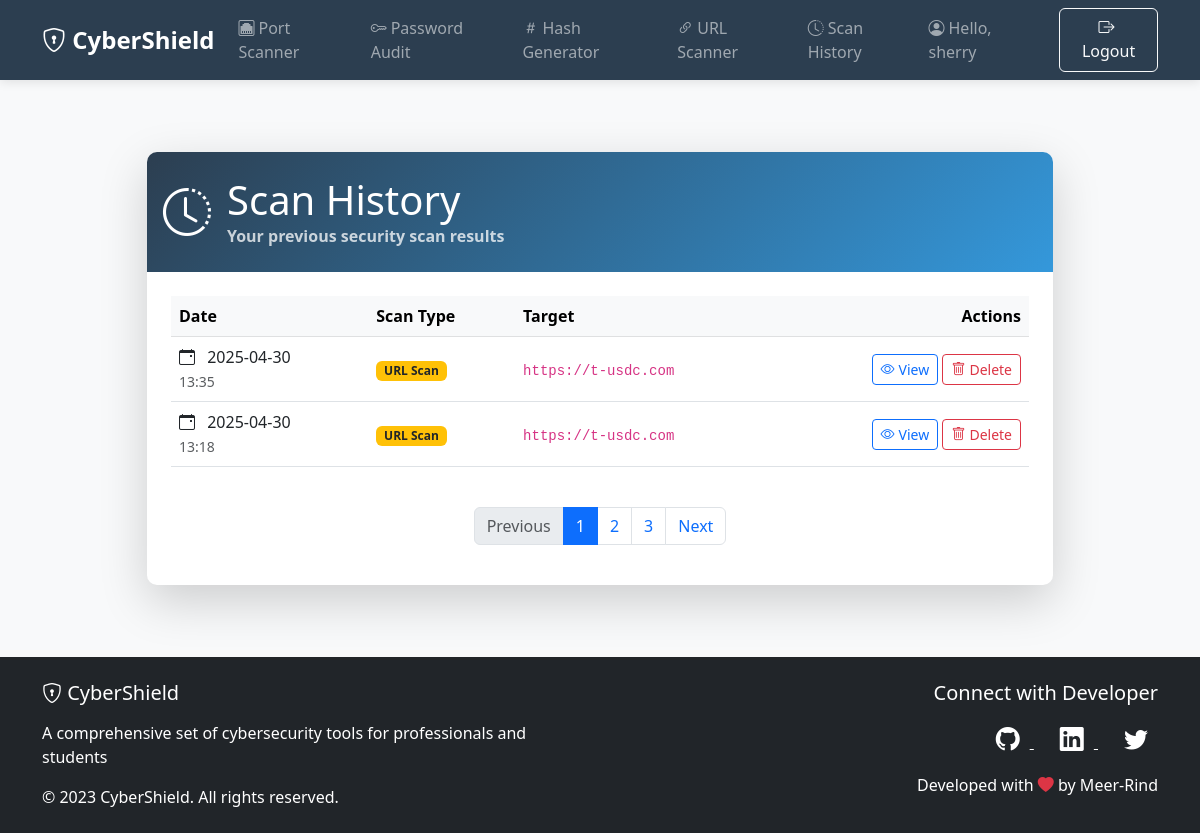
The app's page /securitytools/scan-history/ (signed in) with its own data.
### securitytools/models.py (models this page shows, shortened)
class ScanResult(models.Model):
    user = models.ForeignKey(User, on_delete=models.CASCADE)
    scan_type = models.CharField(max_length=100)
    target = models.CharField(max_length=255)
    result = models.TextField()
    timestamp = models.DateTimeField(auto_now_add=True)

### securitytools/views.py (the view)
# urls.py: path('scan-history/', login_required(views.scan_history), name='scan_history'),
@login_required
def scan_history(request):
    scans = ScanResult.objects.filter(user=request.user).order_by('-timestamp')
    return render(request, 'securitytools/scan_history.html', {'scans': scans})

### securitytools/templates/securitytools/scan_history.html (shortened to what this page needs)
{% extends 'securitytools/base.html' %}
{% block content %}
<div class="container py-5">
    <div class="row justify-content-center">
        <div class="col-lg-10">
            <div class="card border-0 shadow-lg animate__animated animate__fadeIn">
                <div class="card-header gradient-bg text-white py-4">
                    <div class="d-flex align-items-center">
                        <i class="bi bi-clock-history display-5 me-3"></i>
                        <div>
                            <h2 class="h1 mb-0">Scan History</h2>
                            <p class="mb-0 opacity-75">Your previous security scan results</p>
                        </div>
                    </div>
                </div>
                <div class="card-body p-4">
                    {% if scans %}
                    <div class="table-responsive">
                        <table class="table table-hover align-middle">
                            <thead class="table-light">
                                <tr>
                                    <th>Date</th>
                                    <th>Scan Type</th>
                                    <th>Target</th>
                                    <th class="text-end">Actions</th>
                                </tr>
                            </thead>
                            <tbody>
                                {% for scan in scans %}
                                <tr>
                                    <td class="text-nowrap">
                                        <i class="bi bi-calendar-event me-2"></i>
                                        {{ scan.timestamp|date:"Y-m-d" }}
                                        <br>
                                        <small class="text-muted">{{ scan.timestamp|date:"H:i" }}</small>
                                    </td>
                                    <td>
                                        <span class="badge
                                            {% if scan.scan_type == 'Port Scan' %}bg-primary
                                            {% elif scan.scan_type == 'URL Scan' %}bg-warning text-dark
                                            {% elif scan.scan_type == 'Password Audit' %}bg-success
                                            {% else %}bg-secondary{% endif %}">
                                            {{ scan.scan_type }}
                                        </span>
                                    </td>
                                    <td>
                                        <code>{{ scan.target|truncatechars:30 }}</code>
                                    </td>
                                    <td class="text-end">
                                        <button class="btn btn-sm btn-outline-primary"
                                                data-bs-toggle="collapse"
                                                data-bs-target="#result{{ scan.id }}">
                                            <i class="bi bi-eye me-1"></i>View
                                        </button>
                                        <a href="#" class="btn btn-sm btn-outline-danger">
                                            <i class="bi bi-trash me-1"></i>Delete
                                        </a>
                                    </td>
                                </tr>
                                {% endfor %}
                            </tbody>
                        </table>
                    </div>
                    <nav aria-label="Scan history pagination" class="mt-4">
                        <ul class="pagination justify-content-center">
                            <li class="page-item disabled">
                                <a class="page-link" href="#" tabindex="-1">Previous</a>
                            </li>
                            <li class="page-item active"><a class="page-link" href="#">1</a></li>
                            <li class="page-item"><a class="page-link" href="#">2</a></li>
                            <li class="page-item"><a class="page-link" href="#">3</a></li>
                            <li class="page-item">
                                <a class="page-link" href="#">Next</a>
                            </li>
                        </ul>
                    </nav>
                    {% endif %}
                </div>
            </div>
        </div>
    </div>
</div>
{% endblock %}

### securitytools/templates/securitytools/base.html (shortened to what this page needs)
<!DOCTYPE html>
<html lang="en">
<head>
    <link href="https://cdn.jsdelivr.net/npm/bootstrap@5.3.0/dist/css/bootstrap.min.css" rel="stylesheet">
    <link rel="stylesheet" href="https://cdn.jsdelivr.net/npm/bootstrap-icons@1.11.1/font/bootstrap-icons.css">
    <link rel="stylesheet" href="https://cdnjs.cloudflare.com/ajax/libs/animate.css/4.1.1/animate.min.css">
</head>
<body>
    <nav class="navbar navbar-expand-lg navbar-dark sticky-top">
        <div class="container">
            <a class="navbar-brand" href="{% url 'dashboard' %}">
                <i class="bi bi-shield-lock"></i> CyberShield
            </a>
            <div class="collapse navbar-collapse" id="navbarNav">
                <ul class="navbar-nav me-auto">
                    <li class="nav-item">
                        <a class="nav-link" href="{% url 'port_scan' %}"><i class="bi bi-ethernet me-1"></i>Port Scanner</a>
                    </li>
                    <li class="nav-item">
                        <a class="nav-link" href="{% url 'password_strength' %}"><i class="bi bi-key me-1"></i>Password Audit</a>
                    </li>
                    <li class="nav-item">
                        <a class="nav-link" href="{% url 'hash_generator' %}"><i class="bi bi-hash me-1"></i>Hash Generator</a>
                    </li>
                    <li class="nav-item">
                        <a class="nav-link" href="{% url 'url_scanner' %}"><i class="bi bi-link-45deg me-1"></i>URL Scanner</a>
                    </li>
                    <li class="nav-item">
                        <a class="nav-link" href="{% url 'scan_history' %}"><i class="bi bi-clock-history me-1"></i>Scan History</a>
                    </li>
                </ul>
                <div class="d-flex">
                    {% if user.is_authenticated %}
                        <span class="navbar-text me-3">
                            <i class="bi bi-person-circle me-1"></i>Hello, {{ user.username }}
                        </span>
                        <a href="{% url 'logout' %}" class="btn btn-outline-light">
                            <i class="bi bi-box-arrow-right me-1"></i>Logout
                        </a>
                    {% endif %}
                </div>
            </div>
        </div>
    </nav>
    <main class="container my-4 flex-grow-1">
        {% block content %}{% endblock %}
    </main>
    <footer class="bg-dark text-white py-4">
        <div class="container">
            <div class="row">
                <div class="col-md-6 text-center text-md-start">
                    <h5 class="mb-3"><i class="bi bi-shield-lock"></i> CyberShield</h5>
                    <p>A comprehensive set of cybersecurity tools for professionals and students</p>
                    <p class="mb-0">&copy; 2023 CyberShield. All rights reserved.</p>
                </div>
                <div class="col-md-6 text-center text-md-end mt-3 mt-md-0">
                    <h5 class="mb-3">Connect with Developer</h5>
                    <div class="mb-3">
                        <a href="https://github.com/Meer-Rind" target="_blank" class="text-white me-3">
                            <i class="bi bi-github social-icon"></i>
                        </a>
                        <a href="https://www.linkedin.com/in/meer-rind/" class="text-white me-3">
                            <i class="bi bi-linkedin social-icon"></i>
                        </a>
                        <a href="#" class="text-white">
                            <i class="bi bi-twitter social-icon"></i>
                        </a>
                    </div>
                    <p class="mb-0">Developed with <i class="bi bi-heart-fill text-danger"></i> by Meer-Rind</p>
                </div>
            </div>
        </div>
    </footer>
</body>
</html>

### securitytools/templates/securitytools/base.html (style rules this page uses)
:root { --primary-color: #2c3e50; --secondary-color: #3498db; --accent-color: #e74c3c; --light-color: #ecf0f1; --dark-color: #2c3e50; }
body { background-color: #f8f9fa; font-family: 'Segoe UI', Tahoma, Geneva, Verdana, sans-serif; min-height: 100vh; display: flex; flex-direction: column; }
.navbar { background-color: var(--primary-color) !important; box-shadow: 0 2px 10px rgba(0, 0, 0, 0.1); }
.navbar-brand { font-weight: 700; font-size: 1.5rem; }
.nav-link { font-weight: 500; position: relative; }
.card { border: none; border-radius: 10px; transition: transform 0.3s ease, box-shadow 0.3s ease; overflow: hidden; }
.card-header { border-bottom: none; font-weight: 600; }
footer { background-color: var(--dark-color); margin-top: auto; }
.social-icon { font-size: 1.5rem; margin: 0 10px; transition: transform 0.3s ease; }
.gradient-bg { background: linear-gradient(135deg, var(--primary-color), var(--secondary-color)); }

### records on screen
ScanResult: timestamp "2025-04-30", timestamp "13:35", scan_type "URL Scan", target "https://t-usdc.com"
ScanResult: timestamp "2025-04-30", timestamp "13:18", scan_type "URL Scan", target "https://t-usdc.com"

### other values on screen
{{ user.username }} "sherry"
